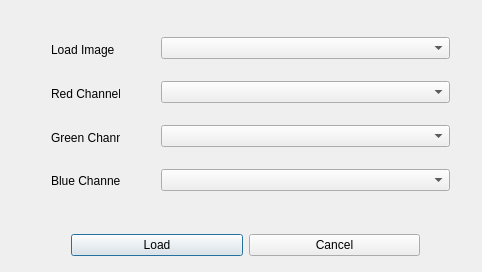
<?xml version="1.0" encoding="UTF-8"?>
<ui version="4.0">
 <class>AddRGB</class>
 <widget class="QDialog" name="AddRGB">
  <property name="geometry">
   <rect>
    <x>0</x>
    <y>0</y>
    <width>482</width>
    <height>272</height>
   </rect>
  </property>
  <property name="windowTitle">
   <string>AddRGB</string>
  </property>
  <widget class="QWidget" name="verticalLayoutWidget">
   <property name="geometry">
    <rect>
     <x>40</x>
     <y>20</y>
     <width>91</width>
     <height>191</height>
    </rect>
   </property>
   <layout class="QVBoxLayout" name="verticalLayout">
    <item>
     <widget class="QLabel" name="img_label">
      <property name="text">
       <string>Load Image</string>
      </property>
     </widget>
    </item>
    <item>
     <widget class="QLabel" name="r_label">
      <property name="text">
       <string>Red Channel</string>
      </property>
     </widget>
    </item>
    <item>
     <widget class="QLabel" name="g_label">
      <property name="text">
       <string>Green Channel</string>
      </property>
     </widget>
    </item>
    <item>
     <widget class="QLabel" name="b_label">
      <property name="text">
       <string>Blue Channel</string>
      </property>
     </widget>
    </item>
   </layout>
  </widget>
  <widget class="QWidget" name="verticalLayoutWidget_2">
   <property name="geometry">
    <rect>
     <x>150</x>
     <y>10</y>
     <width>311</width>
     <height>211</height>
    </rect>
   </property>
   <layout class="QVBoxLayout" name="verticalLayout_2">
    <item>
     <widget class="QComboBox" name="img_box"/>
    </item>
    <item>
     <widget class="QComboBox" name="r_box"/>
    </item>
    <item>
     <widget class="QComboBox" name="g_box"/>
    </item>
    <item>
     <widget class="QComboBox" name="b_box"/>
    </item>
   </layout>
  </widget>
  <widget class="QWidget" name="horizontalLayoutWidget">
   <property name="geometry">
    <rect>
     <x>60</x>
     <y>220</y>
     <width>371</width>
     <height>51</height>
    </rect>
   </property>
   <layout class="QHBoxLayout" name="horizontalLayout">
    <item>
     <widget class="QPushButton" name="load_button">
      <property name="text">
       <string>Load</string>
      </property>
     </widget>
    </item>
    <item>
     <widget class="QPushButton" name="cancel_button">
      <property name="text">
       <string>Cancel</string>
      </property>
     </widget>
    </item>
   </layout>
  </widget>
 </widget>
 <layoutdefault spacing="6" margin="11"/>
 <resources/>
 <connections/>
</ui>
